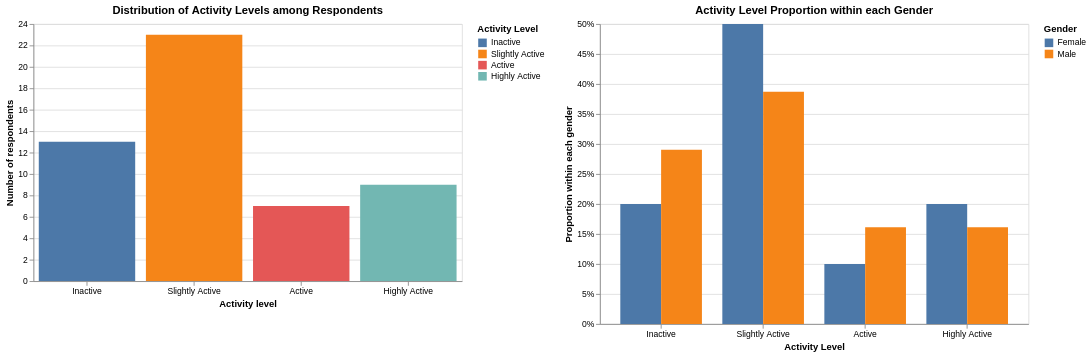

Write notebook code for a chart like this one.
### Code cell
combined = alt.hconcat(chart_levels_distribution, chart_prop).resolve_scale(
    y='independent',    # escalas y separadas
    color='independent' # legendas separadas
)
combined

### Figure 1 — Vega-Lite specification as saved in the notebook (floating-point values rounded to 4 significant figures)
{"config": {"view": {"continuousWidth": 300, "continuousHeight": 300}}, "hconcat": [{"data": {"name": "data-8ac17d0b2fcbbf6474649c6a9adc6c27"}, "mark": {"type": "bar"}, "encoding": {"color": {"field": "activity_level", "legend": {"title": "Activity Level"}, "sort": ["Inactive", "Slightly Active", "Active", "Highly Active"], "type": "nominal"}, "tooltip": [{"field": "activity_level", "type": "nominal"}, {"aggregate": "count", "type": "quantitative"}], "x": {"axis": {"labelAngle": 0}, "field": "activity_level", "sort": ["Inactive", "Slightly Active", "Active", "Highly Active"], "title": "Activity level", "type": "nominal"}, "y": {"aggregate": "count", "title": "Number of respondents", "type": "quantitative"}}, "title": "Distribution of Activity Levels among Respondents", "width": 500}, {"data": {"name": "data-e6a86c3d0993513132314dd4bb4a6c23"}, "mark": {"type": "bar"}, "encoding": {"color": {"field": "gender_en", "legend": {"title": "Gender"}, "type": "nominal"}, "tooltip": [{"field": "gender_en", "type": "nominal"}, {"field": "activity_level", "type": "nominal"}, {"field": "proportion", "format": ".1%", "type": "quantitative"}], "x": {"axis": {"labelAngle": 0}, "field": "activity_level", "sort": ["Inactive", "Slightly Active", "Active", "Highly Active"], "title": "Activity Level", "type": "nominal"}, "xOffset": {"field": "gender_en", "type": "nominal"}, "y": {"axis": {"format": "%"}, "field": "proportion", "title": "Proportion within each gender", "type": "quantitative"}}, "height": 350, "title": "Activity Level Proportion within each Gender", "width": 500}], "resolve": {"scale": {"color": "independent", "y": "independent"}}, "$schema": "https://vega.github.io/schema/vega-lite/v5.20.1.json", "datasets": {"data-8ac17d0b2fcbbf6474649c6a9adc6c27": [{"timestamp": "18/10/2025 16:34:30", "gender": "Feminino", "age": "18-20", "academic_stage": "Graduando", "weekly_sessions": 2.5, "minutes_per_session": 45, "difficulty_concentrating": 2, "always_tired": 2, "good_sleep_quality": 4, "often_down": 2, "lack_of_time": 5, "study_fatigue": 2, "financial_cost": 2, "physical_for_mental_health": 5, "physical_for_physical_health": 5, "physical_for_appearance": 3, "physical_for_leisure": 3, "weekly_minutes": 112.5, "activity_level": "Slightly Active"}, {"timestamp": "18/10/2025 16:36:55", "gender": "Masculino", "age": "21-23", "academic_stage": "Graduando", "weekly_sessions": 4.5, "minutes_per_session": 75, "difficulty_concentrating": 3, "always_tired": 2, "good_sleep_quality": 5, "often_down": 3, "lack_of_time": 4, "study_fatigue": 4, "financial_cost": 3, "physical_for_mental_health": 5, "physical_for_physical_health": 5, "physical_for_appearance": 5, "physical_for_leisure": 2, "weekly_minutes": 337.5, "activity_level": "Highly Active"}, {"timestamp": "18/10/2025 16:37:14", "gender": "Masculino", "age": "18-20", "academic_stage": "Graduando", "weekly_sessions": 4.5, "minutes_per_session": 75, "difficulty_concentrating": 3, "always_tired": 4, "good_sleep_quality": 4, "often_down": 2, "lack_of_time": 3, "study_fatigue": 3, "financial_cost": 4, "physical_for_mental_health": 5, "physical_for_physical_health": 5, "physical_for_appearance": 5, "physical_for_leisure": 5, "weekly_minutes": 337.5, "activity_level": "Highly Active"}, {"timestamp": "18/10/2025 16:38:35", "gender": "Feminino", "age": "18-20", "academic_stage": "Graduando", "weekly_sessions": 4.5, "minutes_per_session": 75, "difficulty_concentrating": 3, "always_tired": 2, "good_sleep_quality": 4, "often_down": 2, "lack_of_time": 2, "study_fatigue": 2, "financial_cost": 1, "physical_for_mental_health": 5, "physical_for_physical_health": 5, "physical_for_appearance": 5, "physical_for_leisure": 5, "weekly_minutes": 337.5, "activity_level": "Highly Active"}, {"timestamp": "18/10/2025 16:40:17", "gender": "Masculino", "age": "18-20", "academic_stage": "Graduando", "weekly_sessions": 2.5, "minutes_per_session": 75, "difficulty_concentrating": 2, "always_tired": 4, "good_sleep_quality": 3, "often_down": 1, "lack_of_time": 5, "study_fatigue": 2, "financial_cost": 4, "physical_for_mental_health": 5, "physical_for_physical_health": 5, "physical_for_appearance": 5, "physical_for_leisure": 4, "weekly_minutes": 187.5, "activity_level": "Active"}, {"timestamp": "18/10/2025 16:41:28", "gender": "Masculino", "age": "21-23", "academic_stage": "Graduando", "weekly_sessions": 6.0, "minutes_per_session": 15, "difficulty_concentrating": 4, "always_tired": 3, "good_sleep_quality": 5, "often_down": 4, "lack_of_time": 2, "study_fatigue": 3, "financial_cost": 5, "physical_for_mental_health": 4, "physical_for_physical_health": 4, "physical_for_appearance": 4, "physical_for_leisure": 4, "weekly_minutes": 90.0, "activity_level": "Slightly Active"}, {"timestamp": "18/10/2025 16:42:07", "gender": "Masculino", "age": "18-20", "academic_stage": "Graduando", "weekly_sessions": 0.0, "minutes_per_session": 15, "difficulty_concentrating": 4, "always_tired": 4, "good_sleep_quality": 3, "often_down": 2, "lack_of_time": 4, "study_fatigue": 3, "financial_cost": 4, "physical_for_mental_health": 4, "physical_for_physical_health": 4, "physical_for_appearance": 4, "physical_for_leisure": 4, "weekly_minutes": 0.0, "activity_level": "Inactive"}, {"timestamp": "18/10/2025 16:43:38", "gender": "Feminino", "age": "21-23", "academic_stage": "Graduando", "weekly_sessions": 1.0, "minutes_per_session": 45, "difficulty_concentrating": 3, "always_tired": 5, "good_sleep_quality": 4, "often_down": 2, "lack_of_time": 5, "study_fatigue": 5, "financial_cost": 1, "physical_for_mental_health": 4, "physical_for_physical_health": 2, "physical_for_appearance": 5, "physical_for_leisure": 5, "weekly_minutes": 45.0, "activity_level": "Slightly Active"}, {"timestamp": "18/10/2025 16:44:12", "gender": "Masculino", "age": "18-20", "academic_stage": "Graduando", "weekly_sessions": 1.0, "minutes_per_session": 45, "difficulty_concentrating": 4, "always_tired": 3, "good_sleep_quality": 2, "often_down": 2, "lack_of_time": 1, "study_fatigue": 1, "financial_cost": 2, "physical_for_mental_health": 3, "physical_for_physical_health": 4, "physical_for_appearance": 3, "physical_for_leisure": 3, "weekly_minutes": 45.0, "activity_level": "Slightly Active"}, {"timestamp": "18/10/2025 16:47:29", "gender": "Masculino", "age": "18-20", "academic_stage": "Graduando", "weekly_sessions": 1.0, "minutes_per_session": 15, "difficulty_concentrating": 4, "always_tired": 4, "good_sleep_quality": 2, "often_down": 2, "lack_of_time": 4, "study_fatigue": 4, "financial_cost": 3, "physical_for_mental_health": 5, "physical_for_physical_health": 5, "physical_for_appearance": 5, "physical_for_leisure": 3, "weekly_minutes": 15.0, "activity_level": "Slightly Active"}, {"timestamp": "18/10/2025 16:48:51", "gender": "Masculino", "age": "18-20", "academic_stage": "Graduando", "weekly_sessions": 0.0, "minutes_per_session": 15, "difficulty_concentrating": 4, "always_tired": 4, "good_sleep_quality": 3, "often_down": 4, "lack_of_time": 4, "study_fatigue": 4, "financial_cost": 3, "physical_for_mental_health": 4, "physical_for_physical_health": 4, "physical_for_appearance": 3, "physical_for_leisure": 4, "weekly_minutes": 0.0, "activity_level": "Inactive"}, {"timestamp": "18/10/2025 16:49:54", "gender": "Feminino", "age": "18-20", "academic_stage": "Graduando", "weekly_sessions": 4.5, "minutes_per_session": 75, "difficulty_concentrating": 1, "always_tired": 3, "good_sleep_quality": 4, "often_down": 3, "lack_of_time": 4, "study_fatigue": 3, "financial_cost": 1, "physical_for_mental_health": 5, "physical_for_physical_health": 5, "physical_for_appearance": 5, "physical_for_leisure": 4, "weekly_minutes": 337.5, "activity_level": "Highly Active"}, {"timestamp": "18/10/2025 16:51:08", "gender": "Masculino", "age": "18-20", "academic_stage": "Graduando", "weekly_sessions": 2.5, "minutes_per_session": 45, "difficulty_concentrating": 2, "always_tired": 2, "good_sleep_quality": 3, "often_down": 1, "lack_of_time": 5, "study_fatigue": 2, "financial_cost": 2, "physical_for_mental_health": 4, "physical_for_physical_health": 4, "physical_for_appearance": 4, "physical_for_leisure": 3, "weekly_minutes": 112.5, "activity_level": "Slightly Active"}, {"timestamp": "18/10/2025 16:51:40", "gender": "Masculino", "age": "27-29", "academic_stage": "Graduando", "weekly_sessions": 0.0, "minutes_per_session": 15, "difficulty_concentrating": 2, "always_tired": 3, "good_sleep_quality": 3, "often_down": 4, "lack_of_time": 4, "study_fatigue": 4, "financial_cost": 3, "physical_for_mental_health": 4, "physical_for_physical_health": 4, "physical_for_appearance": 4, "physical_for_leisure": 3, "weekly_minutes": 0.0, "activity_level": "Inactive"}, {"timestamp": "18/10/2025 16:54:45", "gender": "Masculino", "age": "18-20", "academic_stage": "Graduando", "weekly_sessions": 4.5, "minutes_per_session": 75, "difficulty_concentrating": 2, "always_tired": 2, "good_sleep_quality": 3, "often_down": 2, "lack_of_time": 4, "study_fatigue": 2, "financial_cost": 2, "physical_for_mental_health": 2, "physical_for_physical_health": 5, "physical_for_appearance": 5, "physical_for_leisure": 3, "weekly_minutes": 337.5, "activity_level": "Highly Active"}, {"timestamp": "18/10/2025 16:57:49", "gender": "Feminino", "age": "21-23", "academic_stage": "Graduando", "weekly_sessions": 0.0, "minutes_per_session": 45, "difficulty_concentrating": 2, "always_tired": 4, "good_sleep_quality": 2, "often_down": 4, "lack_of_time": 4, "study_fatigue": 4, "financial_cost": 5, "physical_for_mental_health": 5, "physical_for_physical_health": 5, "physical_for_appearance": 5, "physical_for_leisure": 5, "weekly_minutes": 0.0, "activity_level": "Inactive"}, {"timestamp": "18/10/2025 16:57:57", "gender": "Masculino", "age": "18-20", "academic_stage": "Graduando", "weekly_sessions": 2.5, "minutes_per_session": 75, "difficulty_concentrating": 4, "always_tired": 3, "good_sleep_quality": 2, "often_down": 2, "lack_of_time": 5, "study_fatigue": 5, "financial_cost": 2, "physical_for_mental_health": 5, "physical_for_physical_health": 5, "physical_for_appearance": 5, "physical_for_leisure": 4, "weekly_minutes": 187.5, "activity_level": "Active"}, {"timestamp": "18/10/2025 17:02:35", "gender": "Feminino", "age": "18-20", "academic_stage": "Graduando", "weekly_sessions": 2.5, "minutes_per_session": 45, "difficulty_concentrating": 4, "always_tired": 3, "good_sleep_quality": 4, "often_down": 2, "lack_of_time": 5, "study_fatigue": 4, "financial_cost": 2, "physical_for_mental_health": 5, "physical_for_physical_health": 5, "physical_for_appearance": 5, "physical_for_leisure": 2, "weekly_minutes": 112.5, "activity_level": "Slightly Active"}, {"timestamp": "18/10/2025 17:03:04", "gender": "Feminino", "age": "21-23", "academic_stage": "Graduando", "weekly_sessions": 0.0, "minutes_per_session": 15, "difficulty_concentrating": 4, "always_tired": 4, "good_sleep_quality": 3, "often_down": 3, "lack_of_time": 5, "study_fatigue": 5, "financial_cost": 3, "physical_for_mental_health": 5, "physical_for_physical_health": 5, "physical_for_appearance": 5, "physical_for_leisure": 4, "weekly_minutes": 0.0, "activity_level": "Inactive"}, {"timestamp": "18/10/2025 17:05:56", "gender": "Masculino", "age": "18-20", "academic_stage": "Graduando", "weekly_sessions": 0.0, "minutes_per_session": 45, "difficulty_concentrating": 5, "always_tired": 4, "good_sleep_quality": 3, "often_down": 1, "lack_of_time": 5, "study_fatigue": 5, "financial_cost": 2, "physical_for_mental_health": 4, "physical_for_physical_health": 4, "physical_for_appearance": 4, "physical_for_leisure": 2, "weekly_minutes": 0.0, "activity_level": "Inactive"}, {"timestamp": "18/10/2025 17:06:53", "gender": "Masculino", "age": "24-26", "academic_stage": "Graduando", "weekly_sessions": 0.0, "minutes_per_session": 15, "difficulty_concentrating": 4, "always_tired": 4, "good_sleep_quality": 3, "often_down": 4, "lack_of_time": 5, "study_fatigue": 4, "financial_cost": 4, "physical_for_mental_health": 5, "physical_for_physical_health": 5, "physical_for_appearance": 5, "physical_for_leisure": 5, "weekly_minutes": 0.0, "activity_level": "Inactive"}, {"timestamp": "18/10/2025 17:08:50", "gender": "Feminino", "age": "18-20", "academic_stage": "Graduando", "weekly_sessions": 4.5, "minutes_per_session": 75, "difficulty_concentrating": 4, "always_tired": 2, "good_sleep_quality": 2, "often_down": 1, "lack_of_time": 4, "study_fatigue": 2, "financial_cost": 3, "physical_for_mental_health": 4, "physical_for_physical_health": 4, "physical_for_appearance": 3, "physical_for_leisure": 5, "weekly_minutes": 337.5, "activity_level": "Highly Active"}, {"timestamp": "18/10/2025 17:10:50", "gender": "Feminino", "age": "18-20", "academic_stage": "Graduando", "weekly_sessions": 2.5, "minutes_per_session": 45, "difficulty_concentrating": 3, "always_tired": 3, "good_sleep_quality": 4, "often_down": 4, "lack_of_time": 4, "study_fatigue": 5, "financial_cost": 1, "physical_for_mental_health": 4, "physical_for_physical_health": 5, "physical_for_appearance": 3, "physical_for_leisure": 2, "weekly_minutes": 112.5, "activity_level": "Slightly Active"}, {"timestamp": "18/10/2025 17:19:04", "gender": "Masculino", "age": "18-20", "academic_stage": "Graduando", "weekly_sessions": 2.5, "minutes_per_session": 75, "difficulty_concentrating": 3, "always_tired": 3, "good_sleep_quality": 3, "often_down": 3, "lack_of_time": 4, "study_fatigue": 2, "financial_cost": 2, "physical_for_mental_health": 5, "physical_for_physical_health": 5, "physical_for_appearance": 5, "physical_for_leisure": 3, "weekly_minutes": 187.5, "activity_level": "Active"}, {"timestamp": "18/10/2025 17:21:50", "gender": "Masculino", "age": "18-20", "academic_stage": "Graduando", "weekly_sessions": 2.5, "minutes_per_session": 90, "difficulty_concentrating": 4, "always_tired": 3, "good_sleep_quality": 2, "often_down": 3, "lack_of_time": 4, "study_fatigue": 2, "financial_cost": 4, "physical_for_mental_health": 5, "physical_for_physical_health": 5, "physical_for_appearance": 3, "physical_for_leisure": 5, "weekly_minutes": 225.0, "activity_level": "Active"}, {"timestamp": "18/10/2025 17:22:07", "gender": "Prefiro não dizer", "age": "24-26", "academic_stage": "Graduando", "weekly_sessions": 2.5, "minutes_per_session": 45, "difficulty_concentrating": 3, "always_tired": 4, "good_sleep_quality": 1, "often_down": 2, "lack_of_time": 4, "study_fatigue": 4, "financial_cost": 2, "physical_for_mental_health": 2, "physical_for_physical_health": 1, "physical_for_appearance": 3, "physical_for_leisure": 4, "weekly_minutes": 112.5, "activity_level": "Slightly Active"}, {"timestamp": "18/10/2025 17:26:12", "gender": "Masculino", "age": "18-20", "academic_stage": "Graduando", "weekly_sessions": 1.0, "minutes_per_session": 15, "difficulty_concentrating": 4, "always_tired": 4, "good_sleep_quality": 4, "often_down": 2, "lack_of_time": 5, "study_fatigue": 3, "financial_cost": 1, "physical_for_mental_health": 5, "physical_for_physical_health": 5, "physical_for_appearance": 5, "physical_for_leisure": 2, "weekly_minutes": 15.0, "activity_level": "Slightly Active"}, {"timestamp": "18/10/2025 17:27:09", "gender": "Masculino", "age": "18-20", "academic_stage": "Graduando", "weekly_sessions": 2.5, "minutes_per_session": 45, "difficulty_concentrating": 5, "always_tired": 4, "good_sleep_quality": 4, "often_down": 4, "lack_of_time": 5, "study_fatigue": 5, "financial_cost": 2, "physical_for_mental_health": 5, "physical_for_physical_health": 5, "physical_for_appearance": 4, "physical_for_leisure": 2, "weekly_minutes": 112.5, "activity_level": "Slightly Active"}, {"timestamp": "18/10/2025 17:34:26", "gender": "Feminino", "age": "18-20", "academic_stage": "Graduando", "weekly_sessions": 4.5, "minutes_per_session": 75, "difficulty_concentrating": 4, "always_tired": 3, "good_sleep_quality": 2, "often_down": 3, "lack_of_time": 3, "study_fatigue": 3, "financial_cost": 2, "physical_for_mental_health": 4, "physical_for_physical_health": 4, "physical_for_appearance": 4, "physical_for_leisure": 3, "weekly_minutes": 337.5, "activity_level": "Highly Active"}, {"timestamp": "18/10/2025 17:36:46", "gender": "Feminino", "age": "21-23", "academic_stage": "Graduando", "weekly_sessions": 2.5, "minutes_per_session": 45, "difficulty_concentrating": 3, "always_tired": 2, "good_sleep_quality": 3, "often_down": 2, "lack_of_time": 4, "study_fatigue": 4, "financial_cost": 4, "physical_for_mental_health": 4, "physical_for_physical_health": 4, "physical_for_appearance": 4, "physical_for_leisure": 4, "weekly_minutes": 112.5, "activity_level": "Slightly Active"}, {"timestamp": "18/10/2025 17:36:48", "gender": "Masculino", "age": "18-20", "academic_stage": "Graduando", "weekly_sessions": 1.0, "minutes_per_session": 75, "difficulty_concentrating": 5, "always_tired": 2, "good_sleep_quality": 5, "often_down": 5, "lack_of_time": 2, "study_fatigue": 3, "financial_cost": 1, "physical_for_mental_health": 5, "physical_for_physical_health": 5, "physical_for_appearance": 4, "physical_for_leisure": 3, "weekly_minutes": 75.0, "activity_level": "Slightly Active"}, {"timestamp": "18/10/2025 17:36:48", "gender": "Feminino", "age": "18-20", "academic_stage": "Graduando", "weekly_sessions": 1.0, "minutes_per_session": 75, "difficulty_concentrating": 3, "always_tired": 4, "good_sleep_quality": 3, "often_down": 1, "lack_of_time": 5, "study_fatigue": 5, "financial_cost": 3, "physical_for_mental_health": 5, "physical_for_physical_health": 5, "physical_for_appearance": 5, "physical_for_leisure": 4, "weekly_minutes": 75.0, "activity_level": "Slightly Active"}, {"timestamp": "18/10/2025 17:46:42", "gender": "Feminino", "age": "21-23", "academic_stage": "Graduando", "weekly_sessions": 1.0, "minutes_per_session": 45, "difficulty_concentrating": 3, "always_tired": 4, "good_sleep_quality": 3, "often_down": 1, "lack_of_time": 5, "study_fatigue": 5, "financial_cost": 4, "physical_for_mental_health": 4, "physical_for_physical_health": 5, "physical_for_appearance": 5, "physical_for_leisure": 3, "weekly_minutes": 45.0, "activity_level": "Slightly Active"}, {"timestamp": "18/10/2025 17:56:55", "gender": "Masculino", "age": "21-23", "academic_stage": "Graduando", "weekly_sessions": 2.5, "minutes_per_session": 45, "difficulty_concentrating": 3, "always_tired": 4, "good_sleep_quality": 1, "often_down": 2, "lack_of_time": 4, "study_fatigue": 5, "financial_cost": 2, "physical_for_mental_health": 4, "physical_for_physical_health": 4, "physical_for_appearance": 3, "physical_for_leisure": 4, "weekly_minutes": 112.5, "activity_level": "Slightly Active"}, {"timestamp": "18/10/2025 18:07:38", "gender": "Masculino", "age": "18-20", "academic_stage": "Graduando", "weekly_sessions": 0.0, "minutes_per_session": 15, "difficulty_concentrating": 4, "always_tired": 3, "good_sleep_quality": 2, "often_down": 3, "lack_of_time": 4, "study_fatigue": 4, "financial_cost": 1, "physical_for_mental_health": 1, "physical_for_physical_health": 1, "physical_for_appearance": 4, "physical_for_leisure": 4, "weekly_minutes": 0.0, "activity_level": "Inactive"}, {"timestamp": "18/10/2025 19:07:49", "gender": "Masculino", "age": "30 anos ou mais", "academic_stage": "Graduando", "weekly_sessions": 2.5, "minutes_per_session": 45, "difficulty_concentrating": 4, "always_tired": 3, "good_sleep_quality": 4, "often_down": 4, "lack_of_time": 4, "study_fatigue": 4, "financial_cost": 3, "physical_for_mental_health": 5, "physical_for_physical_health": 5, "physical_for_appearance": 5, "physical_for_leisure": 5, "weekly_minutes": 112.5, "activity_level": "Slightly Active"}, {"timestamp": "18/10/2025 19:15:23", "gender": "Masculino", "age": "18-20", "academic_stage": "Graduando", "weekly_sessions": 4.5, "minutes_per_session": 75, "difficulty_concentrating": 2, "always_tired": 2, "good_sleep_quality": 3, "often_down": 2, "lack_of_time": 2, "study_fatigue": 2, "financial_cost": 4, "physical_for_mental_health": 5, "physical_for_physical_health": 5, "physical_for_appearance": 5, "physical_for_leisure": 5, "weekly_minutes": 337.5, "activity_level": "Highly Active"}, {"timestamp": "18/10/2025 19:18:43", "gender": "Feminino", "age": "18-20", "academic_stage": "Graduando", "weekly_sessions": 4.5, "minutes_per_session": 45, "difficulty_concentrating": 2, "always_tired": 2, "good_sleep_quality": 1, "often_down": 2, "lack_of_time": 4, "study_fatigue": 4, "financial_cost": 2, "physical_for_mental_health": 5, "physical_for_physical_health": 5, "physical_for_appearance": 5, "physical_for_leisure": 4, "weekly_minutes": 202.5, "activity_level": "Active"}, {"timestamp": "18/10/2025 19:24:57", "gender": "Masculino", "age": "18-20", "academic_stage": "Graduando", "weekly_sessions": 4.5, "minutes_per_session": 75, "difficulty_concentrating": 2, "always_tired": 1, "good_sleep_quality": 4, "often_down": 1, "lack_of_time": 3, "study_fatigue": 1, "financial_cost": 1, "physical_for_mental_health": 5, "physical_for_physical_health": 5, "physical_for_appearance": 5, "physical_for_leisure": 5, "weekly_minutes": 337.5, "activity_level": "Highly Active"}, {"timestamp": "18/10/2025 19:35:43", "gender": "Masculino", "age": "18-20", "academic_stage": "Graduando", "weekly_sessions": 1.0, "minutes_per_session": 75, "difficulty_concentrating": 4, "always_tired": 3, "good_sleep_quality": 1, "often_down": 4, "lack_of_time": 3, "study_fatigue": 2, "financial_cost": 4, "physical_for_mental_health": 4, "physical_for_physical_health": 4, "physical_for_appearance": 4, "physical_for_leisure": 4, "weekly_minutes": 75.0, "activity_level": "Slightly Active"}, {"timestamp": "18/10/2025 19:41:28", "gender": "Feminino", "age": "21-23", "academic_stage": "Graduando", "weekly_sessions": 2.5, "minutes_per_session": 45, "difficulty_concentrating": 4, "always_tired": 5, "good_sleep_quality": 2, "often_down": 5, "lack_of_time": 5, "study_fatigue": 3, "financial_cost": 2, "physical_for_mental_health": 5, "physical_for_physical_health": 4, "physical_for_appearance": 4, "physical_for_leisure": 4, "weekly_minutes": 112.5, "activity_level": "Slightly Active"}, {"timestamp": "18/10/2025 19:45:51", "gender": "Masculino", "age": "18-20", "academic_stage": "Graduando", "weekly_sessions": 0.0, "minutes_per_session": 15, "difficulty_concentrating": 5, "always_tired": 5, "good_sleep_quality": 2, "often_down": 5, "lack_of_time": 4, "study_fatigue": 4, "financial_cost": 1, "physical_for_mental_health": 3, "physical_for_physical_health": 3, "physical_for_appearance": 3, "physical_for_leisure": 2, "weekly_minutes": 0.0, "activity_level": "Inactive"}, {"timestamp": "18/10/2025 19:55:29", "gender": "Feminino", "age": "18-20", "academic_stage": "Ensino médio ", "weekly_sessions": 0.0, "minutes_per_session": 15, "difficulty_concentrating": 5, "always_tired": 5, "good_sleep_quality": 1, "often_down": 4, "lack_of_time": 3, "study_fatigue": 3, "financial_cost": 3, "physical_for_mental_health": 2, "physical_for_physical_health": 3, "physical_for_appearance": 2, "physical_for_leisure": 2, "weekly_minutes": 0.0, "activity_level": "Inactive"}, {"timestamp": "18/10/2025 20:08:30", "gender": "Feminino", "age": "18-20", "academic_stage": "Graduando", "weekly_sessions": 0.0, "minutes_per_session": 45, "difficulty_concentrating": 4, "always_tired": 5, "good_sleep_quality": 3, "often_down": 5, "lack_of_time": 4, "study_fatigue": 5, "financial_cost": 2, "physical_for_mental_health": 5, "physical_for_physical_health": 5, "physical_for_appearance": 3, "physical_for_leisure": 3, "weekly_minutes": 0.0, "activity_level": "Inactive"}, {"timestamp": "18/10/2025 20:26:58", "gender": "Masculino", "age": "18-20", "academic_stage": "Graduando", "weekly_sessions": 1.0, "minutes_per_session": 45, "difficulty_concentrating": 4, "always_tired": 2, "good_sleep_quality": 3, "often_down": 3, "lack_of_time": 4, "study_fatigue": 5, "financial_cost": 2, "physical_for_mental_health": 5, "physical_for_physical_health": 4, "physical_for_appearance": 4, "physical_for_leisure": 3, "weekly_minutes": 45.0, "activity_level": "Slightly Active"}, {"timestamp": "18/10/2025 20:46:33", "gender": "Masculino", "age": "21-23", "academic_stage": "Graduando", "weekly_sessions": 0.0, "minutes_per_session": 15, "difficulty_concentrating": 2, "always_tired": 2, "good_sleep_quality": 5, "often_down": 3, "lack_of_time": 5, "study_fatigue": 4, "financial_cost": 1, "physical_for_mental_health": 5, "physical_for_physical_health": 5, "physical_for_appearance": 4, "physical_for_leisure": 5, "weekly_minutes": 0.0, "activity_level": "Inactive"}, {"timestamp": "18/10/2025 21:16:46", "gender": "Feminino", "age": "18-20", "academic_stage": "Graduando", "weekly_sessions": 2.5, "minutes_per_session": 45, "difficulty_concentrating": 3, "always_tired": 5, "good_sleep_quality": 3, "often_down": 5, "lack_of_time": 4, "study_fatigue": 4, "financial_cost": 3, "physical_for_mental_health": 5, "physical_for_physical_health": 4, "physical_for_appearance": 5, "physical_for_leisure": 3, "weekly_minutes": 112.5, "activity_level": "Slightly Active"}, {"timestamp": "18/10/2025 21:43:47", "gender": "Masculino", "age": "18-20", "academic_stage": "Graduando", "weekly_sessions": 2.5, "minutes_per_session": 90, "difficulty_concentrating": 2, "always_tired": 3, "good_sleep_quality": 2, "often_down": 1, "lack_of_time": 4, "study_fatigue": 2, "financial_cost": 1, "physical_for_mental_health": 5, "physical_for_physical_health": 5, "physical_for_appearance": 2, "physical_for_leisure": 4, "weekly_minutes": 225.0, "activity_level": "Active"}, {"timestamp": "18/10/2025 23:46:23", "gender": "Feminino", "age": "24-26", "academic_stage": "Graduando", "weekly_sessions": 2.5, "minutes_per_session": 75, "difficulty_concentrating": 5, "always_tired": 5, "good_sleep_quality": 1, "often_down": 5, "lack_of_time": 3, "study_fatigue": 5, "financial_cost": 5, "physical_for_mental_health": 5, "physical_for_physical_health": 5, "physical_for_appearance": 5, "physical_for_leisure": 5, "weekly_minutes": 187.5, "activity_level": "Active"}, {"timestamp": "19/10/2025 08:47:04", "gender": "Masculino", "age": "18-20", "academic_stage": "Graduando", "weekly_sessions": 0.0, "minutes_per_session": 45, "difficulty_concentrating": 3, "always_tired": 4, "good_sleep_quality": 2, "often_down": 4, "lack_of_time": 4, "study_fatigue": 1, "financial_cost": 1, "physical_for_mental_health": 5, "physical_for_physical_health": 4, "physical_for_appearance": 4, "physical_for_leisure": 4, "weekly_minutes": 0.0, "activity_level": "Inactive"}, {"timestamp": "19/10/2025 10:04:46", "gender": "Feminino", "age": "18-20", "academic_stage": "Vestibular", "weekly_sessions": 2.5, "minutes_per_session": 45, "difficulty_concentrating": 2, "always_tired": 3, "good_sleep_quality": 2, "often_down": 3, "lack_of_time": 4, "study_fatigue": 4, "financial_cost": 1, "physical_for_mental_health": 3, "physical_for_physical_health": 4, "physical_for_appearance": 4, "physical_for_leisure": 1, "weekly_minutes": 112.5, "activity_level": "Slightly Active"}, {"timestamp": "20/10/2025 09:50:44", "gender": "Masculino", "age": "18-20", "academic_stage": "Graduando", "weekly_sessions": 2.5, "minutes_per_session": 45, "difficulty_concentrating": 5, "always_tired": 4, "good_sleep_quality": 3, "often_down": 2, "lack_of_time": 4, "study_fatigue": 4, "financial_cost": 4, "physical_for_mental_health": 4, "physical_for_physical_health": 5, "physical_for_appearance": 5, "physical_for_leisure": 5, "weekly_minutes": 112.5, "activity_level": "Slightly Active"}], "data-e6a86c3d0993513132314dd4bb4a6c23": [{"gender_en": "Female", "activity_level": "Active", "count": 2, "proportion": 0.1}, {"gender_en": "Female", "activity_level": "Highly Active", "count": 4, "proportion": 0.2}, {"gender_en": "Female", "activity_level": "Inactive", "count": 4, "proportion": 0.2}, {"gender_en": "Female", "activity_level": "Slightly Active", "count": 10, "proportion": 0.5}, {"gender_en": "Male", "activity_level": "Active", "count": 5, "proportion": 0.1613}, {"gender_en": "Male", "activity_level": "Highly Active", "count": 5, "proportion": 0.1613}, {"gender_en": "Male", "activity_level": "Inactive", "count": 9, "proportion": 0.2903}, {"gender_en": "Male", "activity_level": "Slightly Active", "count": 12, "proportion": 0.3871}]}}
